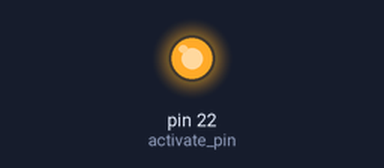
Recording of a program running on a simulated MicroPython board. Parts: output pins drawn as LEDs (lit = HIGH).

Above: at 0.1 s.
Timing chart, 0 to 1.6 s (numbered marks = the images above):
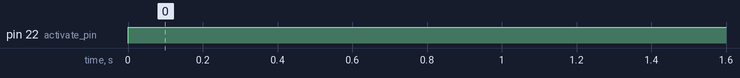

Measured:
- by itself, pin 22 (activate_pin): LOW → HIGH at 0.00 s

The program:

pycom_testing.py
```python
import machine,time
from machine import Pin


activate_pin = machine.Pin("G22",machine.Pin.OUT)

try:
    while True:
        activate_pin.toggle()
        time.sleep(1)
        activate_pin.toggle()
finally:
    pass
```
